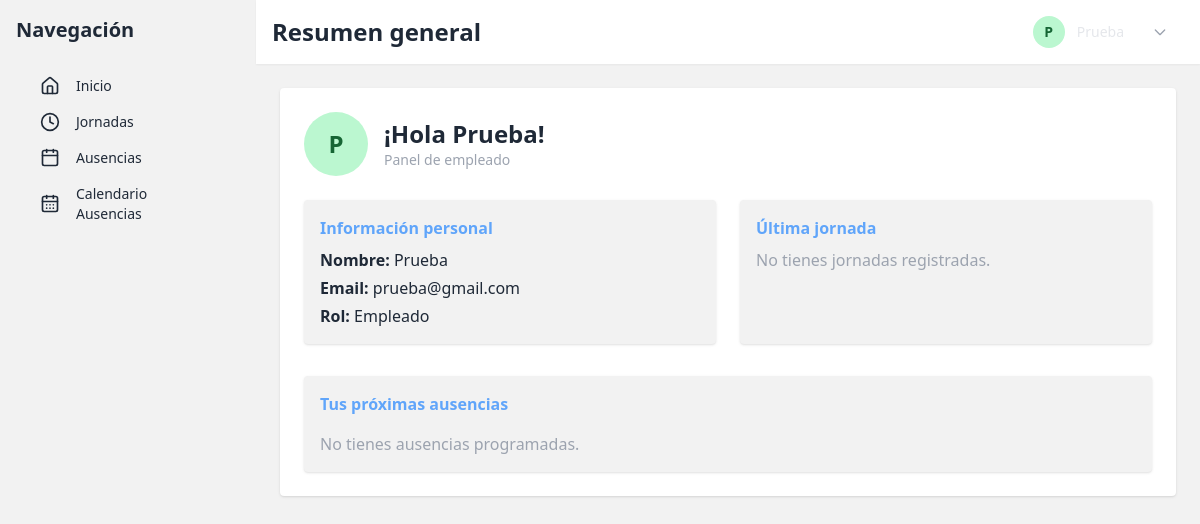
Page / (signed in) on the committed database.
### app/models.py (models this page shows)
class Empleado(db.Model, UserMixin):
    id = db.Column(db.Integer, primary_key=True)
    nombre = db.Column(db.String(100), nullable=False)
    email = db.Column(db.String(120), unique=True, nullable=False)
    contrasena = db.Column(db.String(128), nullable=False)
    rol = db.Column(db.String(20), default='empleado')  # 'administrador' o 'empleado'
    fecha_registro = db.Column(db.DateTime, default=db.func.current_timestamp())
    jornadas = db.relationship('Jornada', backref='empleado', lazy=True)
    ausencias = db.relationship('Ausencia', backref='empleado', lazy=True)

### app/routes.py (the view)
@main.route('/')
@login_required
def index():
    total_empleados = Empleado.query.count()
    jornadas_hoy = Jornada.query.filter_by(fecha=date.today()).count()
    total_jornadas = Jornada.query.count()
    ausencias_activas = Ausencia.query.filter(
        Ausencia.fecha_inicio <= date.today(),
        Ausencia.fecha_fin >= date.today()
    ).count()
    ultimos_empleados = Empleado.query.order_by(Empleado.id.desc()).limit(5).all()
    ultimas_jornadas = Jornada.query.order_by(Jornada.fecha.desc()).limit(5).all()
    return render_template(
        'index.html',
        total_empleados=total_empleados,
        jornadas_hoy=jornadas_hoy,
        total_jornadas=total_jornadas,
        ausencias_activas=ausencias_activas,
        ultimos_empleados=ultimos_empleados,
        ultimas_jornadas=ultimas_jornadas
    )

### app/__init__.py (called while the page is built)
def create_app():
    app = Flask(__name__)
    app.config['SECRET_KEY'] = 'supersecretkey'
    app.config['SQLALCHEMY_DATABASE_URI'] = 'sqlite:///db.sqlite3'
    app.config['SQLALCHEMY_TRACK_MODIFICATIONS'] = False
    app.config['BABEL_DEFAULT_LOCALE'] = 'es'
    db.init_app(app)
    migrate.init_app(app, db)
    login_manager.init_app(app)
    babel.init_app(app)
    from .models import Empleado
    @login_manager.user_loader
    def load_user(user_id):
        return Empleado.query.get(int(user_id))
    from .routes import main as main_blueprint
    app.register_blueprint(main_blueprint)
    from .auth import auth as auth_blueprint
    app.register_blueprint(auth_blueprint)
    with app.app_context():
        db.create_all()
    import calendar
    app.jinja_env.filters['month_name'] = lambda m: calendar.month_name[m]
    return app

### app/templates/index.html (shortened to what this page needs)
{% extends 'base.html' %}
{% block header_title %}Resumen general{% endblock %}
{% block content %}
{% if current_user.rol == 'administrador' %}
 <div class="grid grid-cols-1 md:grid-cols-2 lg:grid-cols-4 gap-6 mb-8">
    <div class="card bg-base-100 shadow">
        <div class="card-body">
            <h2 class="card-title text-indigo-600">
                <i data-lucide="users" class="w-6 h-6"></i>
                Empleados
            </h2>
            <p class="text-4xl font-bold">{{ total_empleados }}</p>
        </div>
    </div>
    <div class="card bg-base-100 shadow">
        <div class="card-body">
            <h2 class="card-title text-green-600">
                <i data-lucide="calendar-check" class="w-6 h-6"></i>
                Jornadas hoy
            </h2>
            <p class="text-4xl font-bold">{{ jornadas_hoy }}</p>
        </div>
    </div>
    <div class="card bg-base-100 shadow">
        <div class="card-body">
            <h2 class="card-title text-blue-600">
                <i data-lucide="clock" class="w-6 h-6"></i>
                Total jornadas
            </h2>
            <p class="text-4xl font-bold">{{ total_jornadas }}</p>
        </div>
    </div>
    <div class="card bg-base-100 shadow">
        <div class="card-body">
            <h2 class="card-title text-red-600">
                <i data-lucide="briefcase" class="w-6 h-6"></i>
                Ausencias activas
            </h2>
            <p class="text-4xl font-bold">{{ ausencias_activas }}</p>
        </div>
    </div>
</div>
<div class="card bg-base-100 shadow mb-6">
    <div class="card-body">
        <h2 class="card-title text-indigo-600 mb-4">
            <i data-lucide="user-plus" class="w-6 h-6"></i>
            Últimos empleados
        </h2>
        <div class="overflow-x-auto">
            <table class="table w-full">
                <thead>
                    <tr>
                        <th>Nombre</th>
                        <th>Email</th>
                        <th>Rol</th>
                    </tr>
                </thead>
                <tbody>
                    {% for empleado in ultimos_empleados %}
                    <tr>
                        <td>{{ empleado.nombre }}</td>
                        <td>{{ empleado.email }}</td>
                        <td>{{ empleado.rol }}</td>
                    </tr>
                    {% else %}
                    <tr>
                        <td colspan="3">No hay empleados.</td>
                    </tr>
                    {% endfor %}
                </tbody>
            </table>
        </div>
    </div>
</div>
<div class="card bg-base-100 shadow mb-6">
    <div class="card-body">
        <h2 class="card-title text-green-600 mb-4">
            <i data-lucide="calendar-days" class="w-6 h-6"></i>
            Últimas jornadas
        </h2>
        <div class="overflow-x-auto">
            <table class="table w-full">
                <thead>
                    <tr>
                        <th>Empleado</th>
                        <th>Fecha</th>
                        <th>Horas trabajadas</th>
                        <th>Comentario</th>
                    </tr>
                </thead>
                <tbody>
                    {% for jornada in ultimas_jornadas %}
                    <tr>
                        <td>{{ jornada.empleado.nombre }}</td>
                        <td>{{ jornada.fecha.strftime('%d/%m/%Y') }}</td>
                        <td>{{ jornada.horas_trabajadas }}</td>
                        <td>{{ jornada.comentario }}</td>
                    </tr>
                    {% else %}
                    <tr>
                        <td colspan="4">No hay jornadas registradas.</td>
                    </tr>
                    {% endfor %}
                </tbody>
            </table>
        </div>
    </div>
</div>
{% else %}
    <div class="bg-base-100 p-6 rounded shadow mb-6">
        <div class="flex items-center mb-6">
            <div class="w-16 h-16 rounded-full bg-green-200 text-green-800 flex items-center justify-center text-2xl font-bold mr-4">
                {{ current_user.nombre[0] }}
            </div>
            <div>
                <h3 class="text-2xl font-bold">¡Hola {{ current_user.nombre }}!</h3>
                <p class="text-sm text-gray-400">Panel de empleado</p>
            </div>
        </div>
        <div class="grid grid-cols-1 md:grid-cols-2 gap-6 mb-8">
            <div class="bg-base-200 p-4 rounded shadow">
                <h4 class="font-semibold mb-2 text-blue-400">Información personal</h4>
                <p class="mb-1"><strong>Nombre:</strong> {{ current_user.nombre }}</p>
                <p class="mb-1"><strong>Email:</strong> {{ current_user.email }}</p>
                <p><strong>Rol:</strong> {{ current_user.rol | capitalize }}</p>
            </div>
            <div class="bg-base-200 p-4 rounded shadow">
                <h4 class="font-semibold mb-2 text-blue-400">Última jornada</h4>
                {% if ultima_jornada %}
                    <p class="mb-1"><strong>Fecha:</strong> {{ ultima_jornada.fecha }}</p>
                    <p class="mb-1"><strong>Horas trabajadas:</strong> {{ ultima_jornada.horas_trabajadas }}</p>
                    <p><strong>Comentario:</strong> {{ ultima_jornada.comentario or 'Sin comentarios' }}</p>
                {% else %}
                    <p class="text-gray-400">No tienes jornadas registradas.</p>
                {% endif %}
            </div>
        </div>
        <div class="bg-base-200 p-4 rounded shadow">
            <h4 class="font-semibold mb-4 text-blue-400">Tus próximas ausencias</h4>
            {% if proximas_ausencias %}
                <div class="grid grid-cols-1 md:grid-cols-2 lg:grid-cols-3 gap-4">
                    {% for a in proximas_ausencias %}
                    <div class="border border-blue-300 p-3 rounded bg-base-100">
                        <p class="text-blue-500 font-bold mb-1">{{ a.motivo }}</p>
                        <p class="text-sm mb-1"><strong>Desde:</strong> {{ a.fecha_inicio }}</p>
                        <p class="text-sm"><strong>Hasta:</strong> {{ a.fecha_fin }}</p>
                    </div>
                    {% endfor %}
                </div>
            {% else %}
                <p class="text-gray-400">No tienes ausencias programadas.</p>
            {% endif %}
        </div>
    </div>
{% endif %}
{% endblock %}

### app/templates/base.html (shortened to what this page needs)
<!DOCTYPE html>
<html lang="es">
<head>
    <link href="https://cdn.jsdelivr.net/npm/daisyui@4.4.18/dist/full.css" rel="stylesheet" type="text/css" />
    <script src="https://cdn.tailwindcss.com"></script>
</head>
<body class="bg-base-200 min-h-screen">
    <div class="flex min-h-screen">
        <aside class="w-64 bg-base-200 p-4">
            <h2 class="text-xl font-bold mb-4">Navegación</h2>
            <ul class="menu">
                <li>
                    <a href="{{ url_for('main.index') }}">
                        <i data-lucide="home" class="w-5 h-5 mr-2"></i>
                        Inicio
                    </a>
                </li>
                <li>
                    <a href="{{ url_for('main.jornadas') }}">
                        <i data-lucide="clock" class="w-5 h-5 mr-2"></i>
                        Jornadas
                    </a>
                </li>
                <li>
                    <a href="{{ url_for('main.ausencias') }}">
                        <i data-lucide="calendar" class="w-5 h-5 mr-2"></i>
                        Ausencias
                    </a>
                </li>
                <li>
                    <a href="{{ url_for('main.calendario_ausencias') }}">
                        <i data-lucide="calendar-days" class="w-5 h-5 mr-2"></i>
                        Calendario Ausencias
                    </a>
                </li>
            </ul>
        </aside>
        <div class="flex-1 flex flex-col">
            <div class="navbar bg-base-100 shadow-sm px-4">
                <div class="flex-1">
                    <h1 class="text-2xl font-bold">{% block header_title %}Resumen general{% endblock %}</h1>
                </div>
                <div class="flex items-center gap-3 ml-auto">
                    <div
                        class="w-8 h-8 rounded-full bg-green-200 text-green-800 flex items-center justify-center font-bold text-sm">
                        {{ current_user.nombre.split(' ')[0][0] }}{{ current_user.nombre.split(' ')[1][0] if
                    </div>
                    <div class="text-sm font-medium text-gray-200">
                        {{ current_user.nombre }}
                    </div>
                    <div class="dropdown dropdown-end">
                        <label tabindex="0" class="btn btn-ghost btn-circle">
                            <svg class="w-4 h-4 text-gray-400" fill="none" stroke="currentColor" stroke-width="2"
                                viewBox="0 0 24 24">
                                <path stroke-linecap="round" stroke-linejoin="round" d="M19 9l-7 7-7-7" />
                            </svg>
                        </label>
                    </div>
                </div>
            </div>
            <main class="p-6 flex-1">
                {% block content %}{% endblock %}
            </main>
        </div>
    </div>
</body>
</html>

### rows in the picture
Empleado: nombre "P", nombre "Prueba", email "prueba@gmail.com", rol "Empleado"
